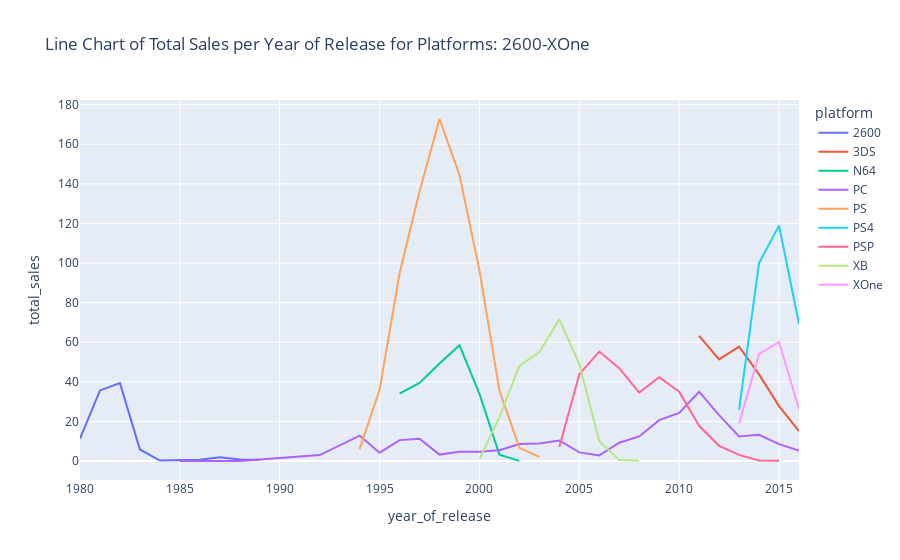

The cell this chart's notebook holds for it:
### Markdown cell above
Code Meaning:
1) Use px.line() in order to create a line chart with data from the platform_sales_year_2 dataframe.
2) Use the year_of_release column as the x axis and the total_sales column as the y axis.
3) Set the color parameter to the platform column of the dataframe.
4) Set the title as: 'Line Chart of Total Sales per Year of Release for Platforms: 2600-XOne'.
5) Assign the code to no_sales_line_2 in order to save the result.
6) Use the show() method in order to display the no_sales_line_2 chart.

### Code cell
no_sales_line_2 = px.line(platform_sales_year_2, x='year_of_release', y='total_sales', color='platform', title='Line Chart of Total Sales per Year of Release for Platforms: 2600-XOne')

no_sales_line_2.show()

### Figure 1 — Plotly figure (JSON) as saved in the notebook; plotly's stock layout.template omitted (floating-point values rounded to 4 significant figures)
{"data": [{"hovertemplate": "platform=2600<br>year_of_release=%{x}<br>total_sales=%{y}<extra></extra>", "legendgroup": "2600", "line": {"color": "#636efa", "dash": "solid"}, "marker": {"symbol": "circle"}, "mode": "lines", "name": "2600", "orientation": "v", "showlegend": true, "type": "scatter", "x": [1980, 1981, 1982, 1983, 1984, 1985, 1986, 1987, 1988, 1989], "xaxis": "x", "y": [11.38, 35.68, 39.38, 5.84, 0.27, 0.45, 0.67, 1.94, 0.74, 0.63], "yaxis": "y"}, {"hovertemplate": "platform=3DS<br>year_of_release=%{x}<br>total_sales=%{y}<extra></extra>", "legendgroup": "3DS", "line": {"color": "#EF553B", "dash": "solid"}, "marker": {"symbol": "circle"}, "mode": "lines", "name": "3DS", "orientation": "v", "showlegend": true, "type": "scatter", "x": [2011, 2012, 2013, 2014, 2015, 2016], "xaxis": "x", "y": [63.2, 51.36, 57.76, 43.76, 27.78, 15.14], "yaxis": "y"}, {"hovertemplate": "platform=N64<br>year_of_release=%{x}<br>total_sales=%{y}<extra></extra>", "legendgroup": "N64", "line": {"color": "#00cc96", "dash": "solid"}, "marker": {"symbol": "circle"}, "mode": "lines", "name": "N64", "orientation": "v", "showlegend": true, "type": "scatter", "x": [1996, 1997, 1998, 1999, 2000, 2001, 2002], "xaxis": "x", "y": [34.1, 39.5, 49.24, 58.54, 33.97, 3.25, 0.08], "yaxis": "y"}, {"hovertemplate": "platform=PC<br>year_of_release=%{x}<br>total_sales=%{y}<extra></extra>", "legendgroup": "PC", "line": {"color": "#ab63fa", "dash": "solid"}, "marker": {"symbol": "circle"}, "mode": "lines", "name": "PC", "orientation": "v", "showlegend": true, "type": "scatter", "x": [1985, 1988, 1992, 1994, 1995, 1996, 1997, 1998, 1999, 2000, 2001, 2002, 2003, 2004, 2005, 2006, 2007, 2008, 2009, 2010, 2011, 2012, 2013, 2014, 2015, 2016], "xaxis": "x", "y": [0.04, 0.03, 3.03, 12.87, 4.22, 10.58, 11.27, 3.26, 4.74, 4.66, 5.47, 8.57, 8.84, 10.39, 4.37, 2.85, 9.28, 12.42, 20.67, 24.28, 35.03, 23.22, 12.38, 13.28, 8.52, 5.25], "yaxis": "y"}, {"hovertemplate": "platform=PS<br>year_of_release=%{x}<br>total_sales=%{y}<extra></extra>", "legendgroup": "PS", "line": {"color": "#FFA15A", "dash": "solid"}, "marker": {"symbol": "circle"}, "mode": "lines", "name": "PS", "orientation": "v", "showlegend": true, "type": "scatter", "x": [1994, 1995, 1996, 1997, 1998, 1999, 2000, 2001, 2002, 2003], "xaxis": "x", "y": [6.03, 35.96, 94.7, 136.2, 172.8, 144.5, 96.37, 35.59, 6.67, 2.07], "yaxis": "y"}, {"hovertemplate": "platform=PS4<br>year_of_release=%{x}<br>total_sales=%{y}<extra></extra>", "legendgroup": "PS4", "line": {"color": "#19d3f3", "dash": "solid"}, "marker": {"symbol": "circle"}, "mode": "lines", "name": "PS4", "orientation": "v", "showlegend": true, "type": "scatter", "x": [2013, 2014, 2015, 2016], "xaxis": "x", "y": [25.99, 100, 118.9, 69.25], "yaxis": "y"}, {"hovertemplate": "platform=PSP<br>year_of_release=%{x}<br>total_sales=%{y}<extra></extra>", "legendgroup": "PSP", "line": {"color": "#FF6692", "dash": "solid"}, "marker": {"symbol": "circle"}, "mode": "lines", "name": "PSP", "orientation": "v", "showlegend": true, "type": "scatter", "x": [2004, 2005, 2006, 2007, 2008, 2009, 2010, 2011, 2012, 2013, 2014, 2015], "xaxis": "x", "y": [7.06, 43.84, 55.32, 46.93, 34.55, 42.3, 35.04, 17.82, 7.69, 3.14, 0.24, 0.12], "yaxis": "y"}, {"hovertemplate": "platform=XB<br>year_of_release=%{x}<br>total_sales=%{y}<extra></extra>", "legendgroup": "XB", "line": {"color": "#B6E880", "dash": "solid"}, "marker": {"symbol": "circle"}, "mode": "lines", "name": "XB", "orientation": "v", "showlegend": true, "type": "scatter", "x": [2000, 2001, 2002, 2003, 2004, 2005, 2006, 2007, 2008], "xaxis": "x", "y": [0.99, 22.26, 48.01, 55.04, 71.59, 49.08, 10.04, 0.55, 0.18], "yaxis": "y"}, {"hovertemplate": "platform=XOne<br>year_of_release=%{x}<br>total_sales=%{y}<extra></extra>", "legendgroup": "XOne", "line": {"color": "#FF97FF", "dash": "solid"}, "marker": {"symbol": "circle"}, "mode": "lines", "name": "XOne", "orientation": "v", "showlegend": true, "type": "scatter", "x": [2013, 2014, 2015, 2016], "xaxis": "x", "y": [18.96, 54.07, 60.14, 26.15], "yaxis": "y"}], "layout": {"legend": {"title": {"text": "platform"}, "tracegroupgap": 0}, "title": {"text": "Line Chart of Total Sales per Year of Release for Platforms: 2600-XOne"}, "xaxis": {"anchor": "y", "domain": [0, 1], "title": {"text": "year_of_release"}}, "yaxis": {"anchor": "x", "domain": [0, 1], "title": {"text": "total_sales"}}}}
